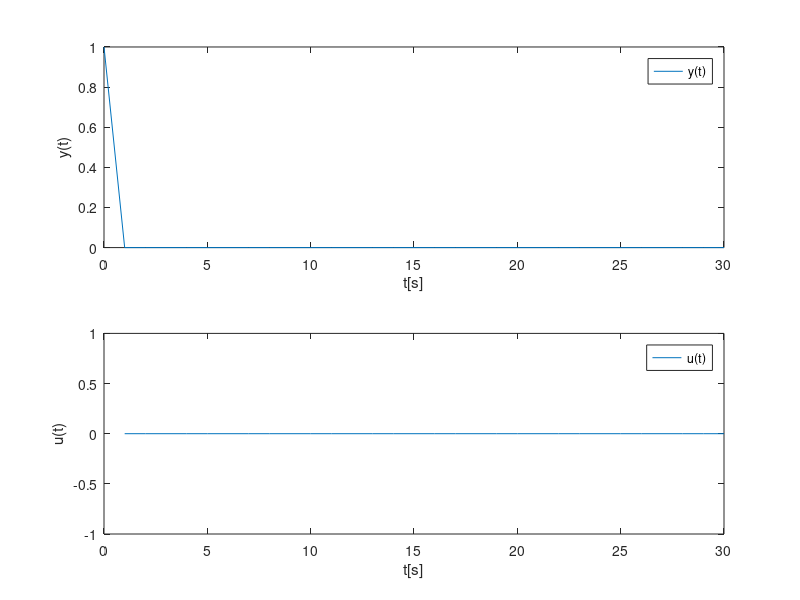

MATLAB code to generate this figure:
clc
clear all


r = 1;
N= 30;
x0 = [0 0 1]';


% System matrices
Ad = [0 0 0;0 0 1;0.1 -0.79 1.78];
Bd = [1 0 0.1]';
Cd = [0 0 1];

%Cost function weights
Q = [0 0 0;0 0 0;0 0 2];
R = r;

%Objective function. 0.5z'Gz
G1 = kron(eye(N),Q);
G2 = kron(eye(N),R);
G = blkdiag(G1,G2);

f = [];

% Equality constraints Aeq = beq
A1 = eye(3*N);

for i = 3:3:(3*(N-1));
    A1(i+1:i+3,i-2:i) = -Ad;
end
     
A2 =  kron(eye(N),-Bd);
Aeq = [A1 A2];

beq = zeros(3*N,1);
beq(1:3,1) = Ad*x0;

% Solve quadratic optimization problem
sol = quadprog(G,f,[],[],Aeq,beq);

z = sol(1:(4*N));
u = z(3*N + 1:4*N);
y = [x0(3); z(3:3:3*N)];

t = 1:N;

figure
subplot(211)
plot([0 t],y)
legend y(t)
xlabel('t[s]')
ylabel('y(t)')

subplot(212)
plot(t,u)
legend u(t)
xlabel('t[s]')
ylabel('u(t)')


